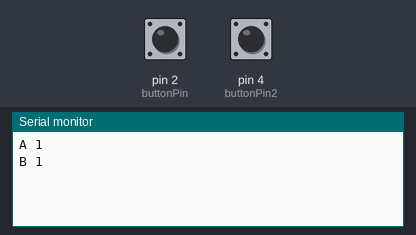
A sketch run on a simulated Arduino Uno, built with avr-gcc and run on an emulated ATmega328P. Parts: the last lines printed to the serial monitor. The test bench sets the inputs (shaded band); at power-on: pin 2 (buttonPin) HIGH, pin 4 (buttonPin2) HIGH.

Above: at 1.2 s.
1.3 s: pin 2 (buttonPin) pulled LOW for 0.15 s
At 1.8 s:
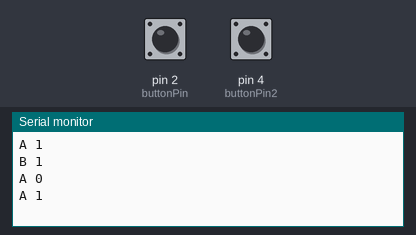
2.9 s: pin 4 (buttonPin2) pulled LOW for 0.15 s
At 4.2 s:
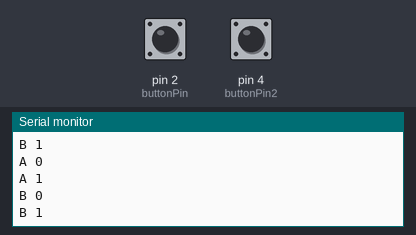

Measured:
- after the input at 1.3 s, the serial monitor: prints a new line after 0.05 s (image 1)
- after the input at 2.9 s, the serial monitor: prints a new line after 0.05 s (image 2)

The sketch:

Serial_Communication.ino
```cpp
const int buttonPin = 2; // button pin
const int buttonPin2 = 4; //second button pin


int buttonState = 0; // initial state of button
int buttonState2 = 0; // inital state of second button
int lastButtonState = 0; // debouncing variable for first button
int lastButtonState2 = 0; // debouncing variable for second button


void setup() {
  pinMode(buttonPin, INPUT_PULLUP); // sets button pin to input
  pinMode(buttonPin2, INPUT_PULLUP); // sets button pin to input
  Serial.begin(9600);  // opens serial channel at 9600 baud

}

void loop() {
buttonState = digitalRead(buttonPin); // read state of first button
buttonState2 = digitalRead(buttonPin2); // read state of second button

if( buttonState != lastButtonState) { // check whether the button is being pressed or not by comparing it with debounce state

  if(buttonState == HIGH) { // if button is pressed send A1 to serial monitor
     delay(50); // delays 50 miliseconds
     Serial.print("A "); // print A with a space before the second line
     Serial.println(buttonState, DEC); // print the decimal value of button
  }
  else {  // if button is not high output A0 to serial monitor
    delay(50); // delays 50 miliseconds
    Serial.print("A "); // print A with a space before the second line
    Serial.println(buttonState, DEC); // print the decimal value of button

  }
  lastButtonState = buttonState; // set it back to zero once its done

}
  if(buttonState2 != lastButtonState2) { // check whether the button is being pressed or not by comparing it with debounce state

  if(buttonState2 == HIGH) { //if button is pressed send B1 to serial monitor
    delay(50); //delays 50 miliseconds
    Serial.print("B "); // print B with a space before the second line
    Serial.println(buttonState2, DEC); // print the decimal value of button
  }
  else { //if button is not high output B0 to serial monitor
    delay(50); //delays 50 miliseconds
    Serial.print("B "); // print B with a space before the second line
    Serial.println(buttonState2, DEC); // if button is not high output B0 to serial monitor
  }
    lastButtonState2 = buttonState2; // set it back to zero once its done
    }

}
```
